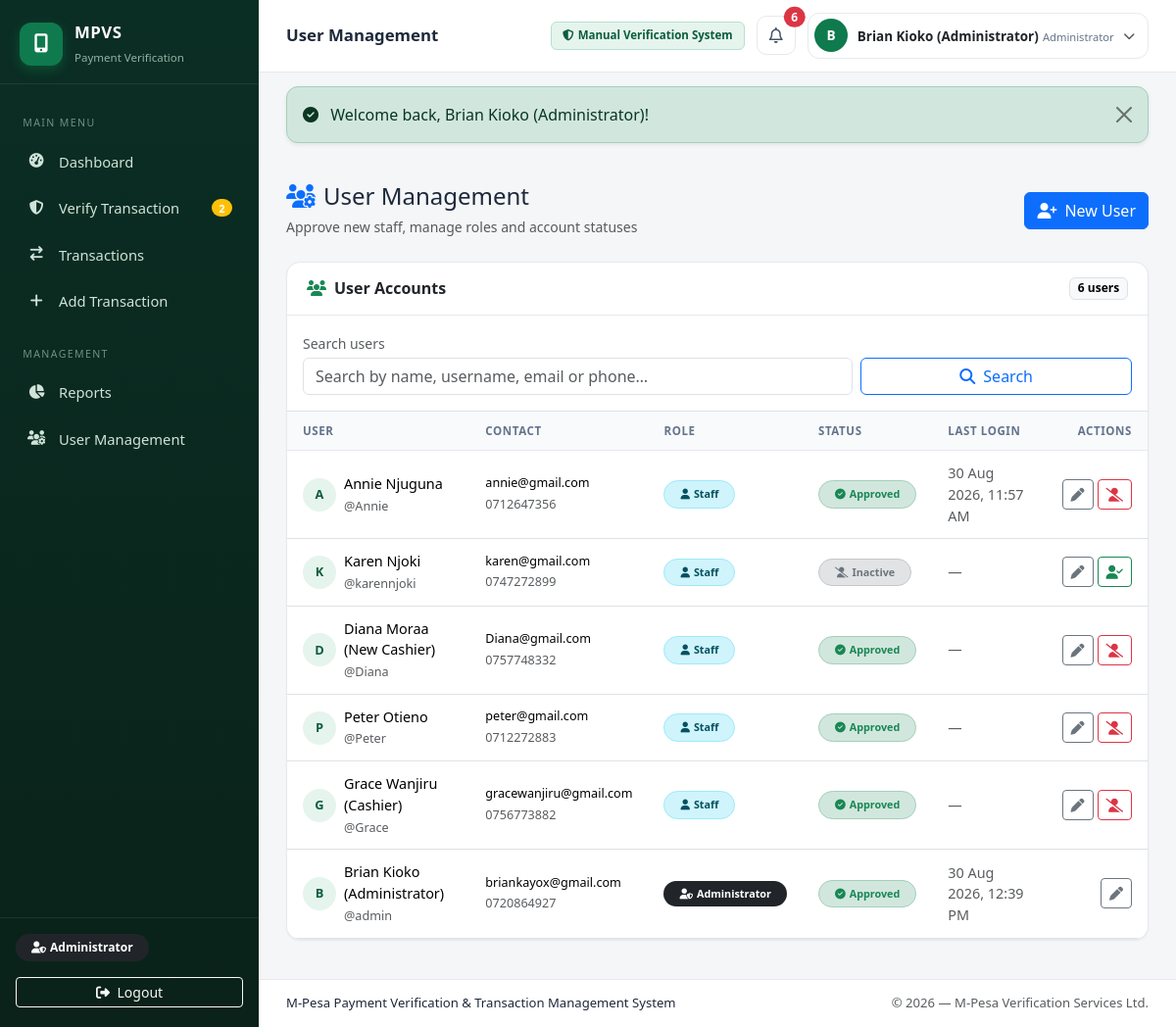
Page /public/users (signed in) on the committed database.
### tables this page shows
CREATE TABLE `users` (
  `id` int(10) UNSIGNED NOT NULL,
  `full_name` varchar(120) NOT NULL,
  `username` varchar(60) NOT NULL,
  `email` varchar(120) NOT NULL,
  `phone` varchar(20) DEFAULT NULL,
  `password_hash` varchar(255) NOT NULL,
  `role` enum('admin','staff') NOT NULL DEFAULT 'staff',
  `status` enum('pending','approved','rejected','inactive') NOT NULL DEFAULT 'pending',
  `last_login_at` datetime DEFAULT NULL,
  `created_at` datetime NOT NULL DEFAULT current_timestamp()
);

### views/users/index.php (the view, shortened to what the rows shown need)
<div class="d-flex flex-wrap justify-content-between align-items-center gap-2 mb-4">
    <div>
        <h4 class="mb-1"><i class="fa-solid fa-users-gear me-2 text-primary"></i>User Management</h4>
        <span class="text-muted small">Approve new staff, manage roles and account statuses</span>
    </div>
    <a href="<?= url('users/create') ?>" class="btn btn-primary"><i class="fa-solid fa-user-plus me-2"></i>New User</a>
</div>
<div class="card dashboard-card">
    <div class="card-header bg-transparent d-flex flex-wrap justify-content-between align-items-center gap-2">
        <span><i class="fa-solid fa-users me-2 text-success"></i>User Accounts</span>
        <span class="badge text-bg-light border"><?= count($users) ?> user<?= count($users) === 1 ? '' : 's' ?></span>
    </div>
    <div class="card-body border-bottom">
        <form method="get" action="<?= url('users') ?>" class="row g-2 align-items-end">
            <div class="col-md-8">
                <label class="form-label small text-muted mb-1">Search users</label>
                <input type="text" class="form-control" name="q" value="<?= e($search) ?>" placeholder="Search by name, username, email or phone…">
            </div>
            <div class="col-md-4">
                <button type="submit" class="btn btn-outline-primary w-100"><i class="fa-solid fa-magnifying-glass me-2"></i>Search</button>
            </div>
        </form>
    </div>
    <div class="table-responsive">
        <table class="table table-hover align-middle mb-0 dashboard-table">
            <thead>
                <tr>
                    <th>User</th>
                    <th>Contact</th>
                    <th>Role</th>
                    <th>Status</th>
                    <th>Last Login</th>
                    <th class="text-end">Actions</th>
                </tr>
            </thead>
            <tbody>
                <?php if (empty($users)): ?>
                    <tr><td colspan="6">
                        <div class="empty-state p-5">
                            <i class="fa-regular fa-users text-muted"></i>
                            <h6 class="mt-3 mb-1">No users found</h6>
                            <p class="text-muted small mb-0">Try a different search term.</p>
                        </div>
                    </td></tr>
                <?php else: ?>
                    <?php foreach ($users as $u): ?>
                        <tr>
                            <td>
                                <div class="d-flex align-items-center gap-2">
                                    <span class="user-avatar-sm"><?= e(strtoupper(mb_substr($u['full_name'], 0, 1))) ?></span>
                                    <div>
                                        <span class="fw-medium d-block"><?= e($u['full_name']) ?></span>
                                        <span class="text-muted small">@<?= e($u['username']) ?></span>
                                    </div>
                                </div>
                            </td>
                            <td>
                                <span class="d-block small"><?= e($u['email']) ?></span>
                                <span class="text-muted small"><?= e($u['phone'] ?? '—') ?></span>
                            </td>
                            <td><?= role_badge($u['role']) ?></td>
                            <td><?= user_status_badge($u['status']) ?></td>
                            <td class="text-muted small"><?= e(format_datetime($u['last_login_at'])) ?></td>
                            <td class="text-end">
                                <div class="d-inline-flex gap-1">
                                    <a href="<?= url('users/edit/' . $u['id']) ?>" class="btn btn-sm btn-outline-secondary" title="Edit user">
                                        <i class="fa-solid fa-pen"></i>
                                    </a>
                                    <?php if ((int) $u['id'] !== (int) $user['id']): ?>
                                        <?php if ($u['status'] === 'pending'): ?>
                                            <form method="post" action="<?= url('users/status') ?>" class="d-inline">
                                                <?= csrf_field() ?>
                                                <input type="hidden" name="id" value="<?= (int) $u['id'] ?>">
                                                <input type="hidden" name="status" value="approved">
                                                <button type="submit" class="btn btn-sm btn-success" title="Approve user">
                                                    <i class="fa-solid fa-user-check"></i>
                                                </button>
                                            </form>
                                            <form method="post" action="<?= url('users/status') ?>" class="d-inline" data-confirm="Reject this application?">
                                                <?= csrf_field() ?>
                                                <input type="hidden" name="id" value="<?= (int) $u['id'] ?>">
                                                <input type="hidden" name="status" value="rejected">
                                                <button type="submit" class="btn btn-sm btn-outline-danger" title="Reject user">
                                                    <i class="fa-solid fa-ban"></i>
                                                </button>
                                            </form>
                                        <?php elseif ($u['status'] === 'approved'): ?>
                                            <form method="post" action="<?= url('users/status') ?>" class="d-inline" data-confirm="Suspend this user? They will no longer be able to log in.">
                                                <button type="submit" class="btn btn-sm btn-outline-danger" title="Suspend user">
                                                    <i class="fa-solid fa-user-slash"></i>
                                                </button>
                                            </form>
                                        <?php else: ?>
                                            <form method="post" action="<?= url('users/status') ?>" class="d-inline" data-confirm="Activate this user? They will be able to log in again.">
                                                <button type="submit" class="btn btn-sm btn-outline-success" title="Activate user">
                                                    <i class="fa-solid fa-user-check"></i>
                                                </button>
                                            </form>
                                        <?php endif; ?>
                                    <?php endif; ?>
                                </div>
                            </td>
                        </tr>
                    <?php endforeach; ?>
                <?php endif; ?>
            </tbody>
        </table>
    </div>
</div>

### app/core/Helpers.php (shortened to what the rows shown need)
<?php
function e(?string $value): string
{
    return htmlspecialchars($value ?? '', ENT_QUOTES, 'UTF-8');
}
function url(string $path = ''): string
{
    $base = defined('BASE_URL') ? BASE_URL : '';
    return $base . '/' . ltrim($path, '/');
}
function format_datetime(?string $datetime, string $format = 'd M Y, g:i A'): string
{
    if (empty($datetime)) {
        return '—';
    }
    $ts = strtotime($datetime);
    return $ts ? date($format, $ts) : $datetime;
}
function role_badge(string $role): string
{
    if ($role === 'admin') {
        return '<span class="badge rounded-pill bg-dark px-3 py-2"><i class="fa-solid fa-user-shield me-1"></i>Administrator</span>';
    }
    return '<span class="badge rounded-pill bg-info-subtle text-info-emphasis border border-info-subtle px-3 py-2"><i class="fa-solid fa-user me-1"></i>Staff</span>';
}
function user_status_badge(string $status): string
{
    $map = [
        'approved' => ['success', 'fa-circle-check', 'Approved'],
        'pending'  => ['warning', 'fa-clock', 'Pending'],
        'rejected' => ['danger', 'fa-ban', 'Rejected'],
        'inactive' => ['secondary', 'fa-user-slash', 'Inactive'],
    ];
    [$color, $icon, $label] = $map[$status] ?? ['secondary', 'fa-circle-question', ucfirst($status)];
    return '<span class="badge rounded-pill bg-' . $color . '-subtle text-' . $color
        . ' border border-' . $color . '-subtle px-3 py-2"><i class="fa-solid ' . $icon . ' me-1"></i>'
        . e($label) . '</span>';
}

### app/core/Router.php (shortened to what the rows shown need)
<?php
class Router
{
    private array $routes = [];
    public function get(string $path, string $action): void
    {
        $this->routes[] = ['GET', $path, $action];
    }
    public function post(string $path, string $action): void
    {
        $this->routes[] = ['POST', $path, $action];
    }
    public function dispatch(string $method, string $path): void
    {
        $path = trim($path, '/');
        foreach ($this->routes as [$routeMethod, $pattern, $action]) {
            if ($routeMethod !== $method) {
                continue;
            }
            $regex = preg_replace('#\{([a-zA-Z_]+)\}#', '(?P<$1>[^/]+)', $pattern);
            if (preg_match('#^' . $regex . '$#', $path, $matches)) {
                $params = array_filter($matches, 'is_string', ARRAY_FILTER_USE_KEY);
                $this->call($action, $params);
                return;
            }
        }
    }
    private function call(string $action, array $params): void
    {
        [$controllerName, $method] = explode('@', $action);
        $controller = new $class();
        $controller->{$method}($params);
    }
}

### views/layouts/app.php (shortened to what the rows shown need)
<?php
$currentPath = trim($_SERVER['REQUEST_URI'] ?? '', '/');
$currentPath = preg_replace('/\?.*$/', '', $currentPath);
$isActive = function (string $route) use ($currentPath): bool {
    return $currentPath === $route || ($route !== '' && str_starts_with($currentPath, $route . '/'));
};
$pageTitle = $title ?? APP_NAME;
?>
<!DOCTYPE html>
<html lang="en">
<head>
    <link rel="stylesheet" href="<?= url('assets/vendor/bootstrap/bootstrap.min.css') ?>">
    <link rel="stylesheet" href="<?= url('assets/vendor/fontawesome/all.min.css') ?>">
    <link rel="stylesheet" href="<?= url('assets/css/app.css') ?>">
</head>
<body>
<div class="app-wrapper">
    <aside class="sidebar" id="sidebar">
        <div class="sidebar-brand">
            <div class="brand-icon"><i class="fa-solid fa-mobile-screen-button"></i></div>
            <div class="brand-text">
                <strong><?= e(APP_NAME) ?></strong>
                <small>Payment Verification</small>
            </div>
        </div>
        <nav class="sidebar-nav">
            <p class="nav-section-label">Main Menu</p>
            <a href="<?= url('') ?>" class="nav-link <?= $isActive('') ? 'active' : '' ?>">
                <i class="fa-solid fa-gauge-high"></i><span>Dashboard</span>
            </a>
            <a href="<?= url('verify') ?>" class="nav-link <?= $isActive('verify') ? 'active' : '' ?>">
                <i class="fa-solid fa-shield-halved"></i><span>Verify Transaction</span>
                <?php if (!empty($pendingVerifications ?? 0)): ?>
                    <span class="badge rounded-pill bg-warning ms-auto"><?= (int) $pendingVerifications ?></span>
                <?php endif; ?>
            </a>
            <a href="<?= url('transactions') ?>" class="nav-link <?= $isActive('transactions') ? 'active' : '' ?>">
                <i class="fa-solid fa-arrow-right-arrow-left"></i><span>Transactions</span>
            </a>
            <?php if ($user['role'] === 'admin'): ?>
                <a href="<?= url('transactions/create') ?>" class="nav-link <?= $isActive('transactions/create') ? 'active' : '' ?>">
                    <i class="fa-solid fa-plus"></i><span>Add Transaction</span>
                </a>
                <p class="nav-section-label mt-4">Management</p>
                <a href="<?= url('reports') ?>" class="nav-link <?= $isActive('reports') ? 'active' : '' ?>">
                    <i class="fa-solid fa-chart-pie"></i><span>Reports</span>
                </a>
                <a href="<?= url('users') ?>" class="nav-link <?= $isActive('users') ? 'active' : '' ?>">
                    <i class="fa-solid fa-users-gear"></i><span>User Management</span>
                </a>
            <?php endif; ?>
        </nav>
        <div class="sidebar-footer">
            <?= role_badge($user['role']) ?>
            <a href="<?= url('logout') ?>" class="btn btn-sm btn-outline-light w-100 mt-3">
                <i class="fa-solid fa-right-from-bracket me-1"></i> Logout
            </a>
        </div>
    </aside>
    <main class="main-area">
        <header class="topbar">
            <h1 class="topbar-title"><?= e($pageTitle) ?></h1>
            <div class="topbar-right">
                <span class="badge manual-badge" title="<?= e(APP_MODE_DESCRIPTION) ?>">
                    <i class="fa-solid fa-shield-halved me-1"></i><?= e(APP_MODE_LABEL) ?>
                </span>
                <div class="dropdown">
                    <button class="btn btn-icon position-relative" data-bs-toggle="dropdown" aria-label="Notifications">
                        <i class="fa-regular fa-bell"></i>
                        <?php if (!empty($notifications ?? [])): ?>
                            <span class="position-absolute top-0 start-100 translate-middle badge rounded-pill bg-danger">
                                <?= count($notifications) ?>
                            </span>
                        <?php endif; ?>
                    </button>
                </div>
                <div class="dropdown">
                    <button class="btn user-chip" data-bs-toggle="dropdown" aria-label="Account menu">
                        <span class="user-avatar"><?= e(strtoupper(mb_substr($user['full_name'], 0, 1))) ?></span>
                        <span class="d-none d-md-inline user-chip-text">
                            <strong><?= e($user['full_name']) ?></strong>
                            <small><?= $user['role'] === 'admin' ? 'Administrator' : 'Business Staff' ?></small>
                        </span>
                        <i class="fa-solid fa-chevron-down fa-xs text-muted"></i>
                    </button>
                </div>
            </div>
        </header>
        <?php require VIEWS_PATH . '/partials/flash.php'; ?>
        <div class="page-content">
            <?= $content ?>
        </div>
        <footer class="app-footer">
            <span><?= e(APP_FULL_NAME) ?></span>
            <span class="text-muted">© <?= date('Y') ?> — <?= e(BUSINESS_NAME) ?></span>
        </footer>
    </main>
</div>
</body>
</html>

### rows in the picture
users: role "admin" (drawn), full_name "B", full_name "Brian Kioko (Administrator)", username "admin", email "briankayox@gmail.com", phone "0720864927", label "Approved", last_login_at "30 Aug 2026, 12:39 PM"
users: full_name "A", full_name "Annie Njuguna", username "Annie", email "annie@gmail.com", phone "0712647356", label "Approved", last_login_at "30 Aug 2026, 11:57 AM"
users: full_name "K", full_name "Karen Njoki", username "karennjoki", email "karen@gmail.com", phone "0747272899", label "Inactive", last_login_at "—"
users: full_name "D", full_name "Diana Moraa (New Cashier)", username "Diana", email "Diana@gmail.com", phone "0757748332", label "Approved", last_login_at "—"
users: full_name "P", full_name "Peter Otieno", username "Peter", email "peter@gmail.com", phone "0712272883", label "Approved", last_login_at "—"
users: full_name "G", full_name "Grace Wanjiru (Cashier)", username "Grace", email "gracewanjiru@gmail.com", phone "0756773882", label "Approved", last_login_at "—"

### other values in the picture
count($notifications) "6"
$msg['message'] "Welcome back, Brian Kioko (Administrator)!"
count($users) "6"
